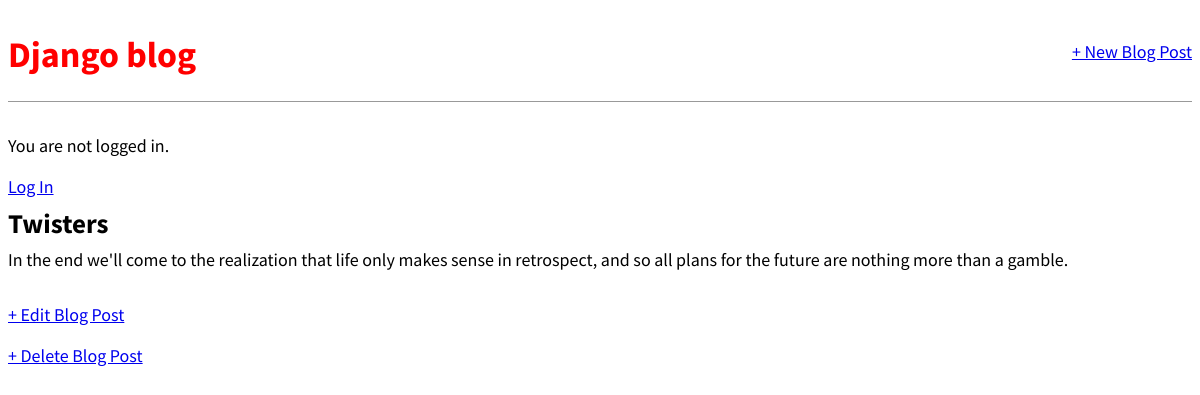
The app's page /post/2/ with its own data.
### blog/models.py (models this page shows, shortened)
class Post(models.Model):
    title = models.CharField(max_length=200)
    author = models.ForeignKey(
        'auth.User',
        on_delete = models.CASCADE,
    )
    body = models.TextField()

### blog/views.py (the view)
# urls.py: path('post/<int:pk>/', BlogDetailView.as_view(), name='post_info'),
class BlogDetailView(DetailView):
    model = Post
    template_name = 'blog/post_detail.html'

### blog/templates/blog/post_detail.html
{% extends 'base.html' %}
{% block content %}
    <section class="post-entry">
        <h2>{{ post.title }}</h2>
        <p>{{ post.body }}</p>
    </section>
    <p><a href="{% url 'post_edit' post.pk %}">+ Edit Blog Post</a></p>
    <p><a href="{% url 'delete_post' post.pk %}">+ Delete Blog Post</a></p>
{% endblock content %}

### static/css/base.css (style rules this page uses)
body { font-family: 'Source Sans Pro', sans-serif; font-size: 18px; }
.post-entry { margin-bottom: 2rem; }
.post-entry h2 { margin: 0.5rem 0; }
.post-entry p { margin: 0; font-weight: 400; }

### records on screen
Post: title "Twisters", body "In the end we'll come to the realization that life only makes sense in retrospect, and so all plans for the future are nothing more than a gamble."
